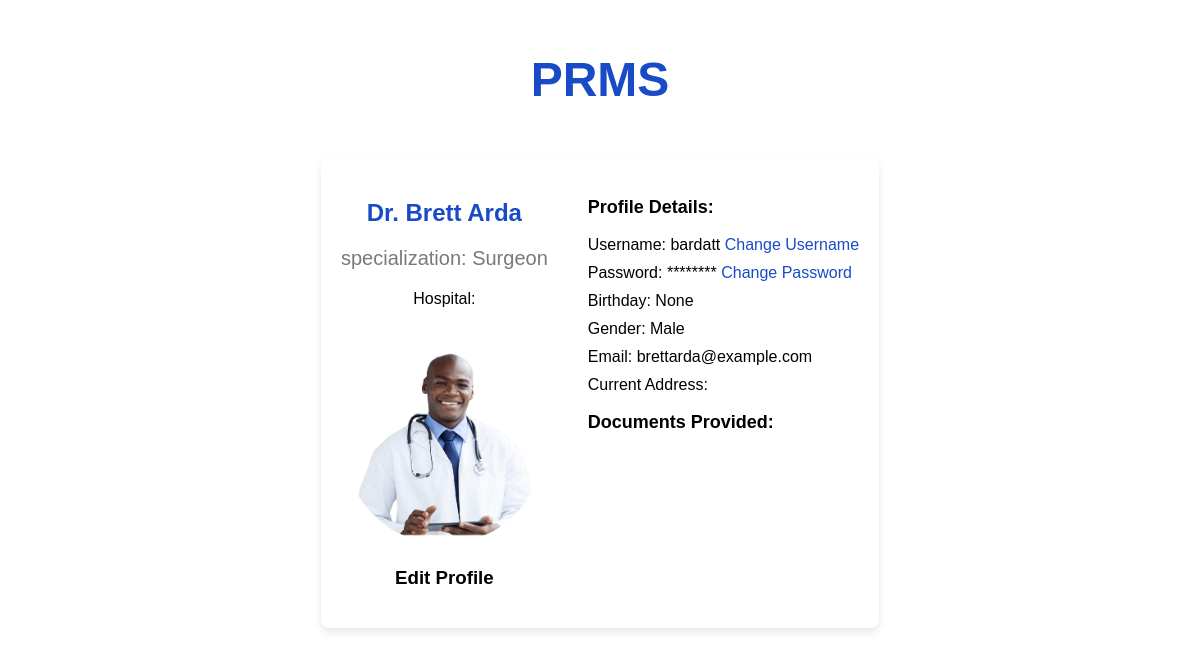
Screenshot of /profile/ (signed in) with the database file from the repository.
### doctor/models.py (models this page shows, shortened)
class Doctor(models.Model):
    username = models.CharField(max_length=100, unique=True)
    password = models.CharField(max_length=100)
    email = models.EmailField(unique=True)
    first_name = models.CharField(max_length=50)
    middle_name = models.CharField(max_length=50, blank=True, null=True)
    last_name = models.CharField(max_length=50)
    birthday = models.DateField(null=True, blank=True)
    gender = models.CharField(max_length=10, null=True, blank=True)
    specialization = models.CharField(max_length=100)
    hospital_assigned = models.CharField(max_length=255, blank=True, default="")

### doctor/views.py (the view)
# urls.py: path('profile/', views.doctor_profile_view, name='doctor_profile'),
def doctor_profile_view(request):
    doctor_id = doctor_logged_in(request)  # Ensure doctor is logged in
    doctor = get_object_or_404(Doctor, id=doctor_id)
    return render(request, 'doctor_profile.html', {'doctor': doctor})

### doctor/views.py (called while the page is built)
def doctor_logged_in(request):
    doctor_id = request.session.get('doctor_id')
    if not doctor_id:
        return redirect('login')
    return doctor_id

### doctor/templates/doctor_profile.html (shortened to what this page needs)
{% load static %}
<!DOCTYPE html>
<html lang="en">
<head>
    <link rel="stylesheet" href="{% static 'profile.css' %}">
</head>
<body>
    <div class="profile-container">
        <header class="profile-header">
            <h1 onclick="window.location.href='http://127.0.0.1:8000/home/';">PRMS</h1>
        </header>
        <section class="profile-info">
            <div class="left-panel">
                <h1>Dr. {{ doctor.first_name }} {{ doctor.last_name }}</h1>
                <p class="specialization">specialization: {{ doctor.specialization }}</p>
                <p class="hospital_assigned">Hospital: {{ doctor.hospital_assigned }}</p>
                <img src="{% static 'images/profile-placeholder.png' %}" alt="Profile Picture" class="profile-picture">
                <h3 onclick="window.location.href='http://127.0.0.1:8000/edit-profile/';">Edit Profile</h3>
            </div>
            <div class="right-panel">
                <h3>Profile Details:</h3>
                <p>Username: {{ doctor.username }} <a href="#">Change Username</a></p>
                <p>Password: ******** <a href="#">Change Password</a></p>
                <p>Birthday: {{ doctor.birthday }}</p>
                <p>Gender: {{ doctor.gender }}</p>
                <p>Email: {{ doctor.email }}</p>
                <p>Current Address: {{ doctor.address }}</p>
                <h3>Documents Provided:</h3>
            </div>
        </section>
    </div>
</body>
</html>

### doctor/static/profile.css (style rules this page uses)
body { font-family: Arial, sans-serif; background-color: #e5f4fb; }
.profile-container { display: flex; flex-direction: column; align-items: center; padding: 20px; }
.profile-header { font-size: 24px; font-weight: bold; color: #1a4bc6; margin-bottom: 20px; }
.profile-info { display: flex; background-color: #fff; padding: 20px; border-radius: 8px; box-shadow: 0 4px 8px rgba(0, 0, 0, 0.1); }
.left-panel { margin-right: 40px; text-align: center; }
.left-panel h1 { color: #1a4bc6; }
.specialization { color: #797979; font-size: 20px; }
.profile-picture { width: 200px; height: 200px; border-radius: 50%; margin-top: 20px; }
.right-panel h3 { font-size: 18px; font-weight: bold; }
.right-panel p { margin: 10px 0; }
a { color: #1a4bc6; text-decoration: none; }

### rows the page displays
Doctor: first_name "Brett", last_name "Arda", specialization "Surgeon", username "bardatt", birthday "None", gender "Male", email "brettarda@example.com"
